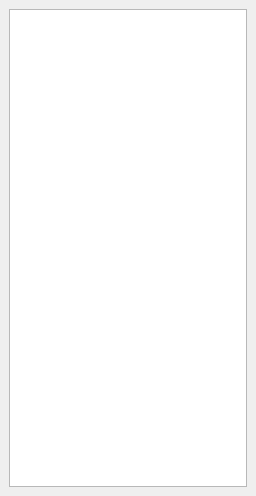
<?xml version="1.0" encoding="UTF-8"?>
<ui version="4.0">
 <class>PlaylistWidget</class>
 <widget class="QWidget" name="PlaylistWidget">
  <property name="geometry">
   <rect>
    <x>0</x>
    <y>0</y>
    <width>256</width>
    <height>496</height>
   </rect>
  </property>
  <property name="windowTitle">
   <string>PlaylistWidget</string>
  </property>
  <layout class="QVBoxLayout" name="verticalLayout">
   <property name="leftMargin">
    <number>0</number>
   </property>
   <property name="topMargin">
    <number>0</number>
   </property>
   <property name="rightMargin">
    <number>0</number>
   </property>
   <property name="bottomMargin">
    <number>0</number>
   </property>
   <item>
    <widget class="QStackedWidget" name="stackedWidget">
     <property name="currentIndex">
      <number>1</number>
     </property>
     <widget class="PlaylistEmptyStateWidget" name="page">
      <property name="acceptDrops">
       <bool>true</bool>
      </property>
      <layout class="QVBoxLayout" name="verticalLayout_2">
       <item>
        <spacer name="verticalSpacer">
         <property name="orientation">
          <enum>Qt::Orientation::Vertical</enum>
         </property>
         <property name="sizeHint" stdset="0">
          <size>
           <width>20</width>
           <height>40</height>
          </size>
         </property>
        </spacer>
       </item>
       <item>
        <widget class="QLabel" name="fileDropIconLabel">
         <property name="text">
          <string/>
         </property>
         <property name="pixmap">
          <pixmap resource="vura.qrc">:/icons/file-drop.png</pixmap>
         </property>
         <property name="alignment">
          <set>Qt::AlignmentFlag::AlignCenter</set>
         </property>
        </widget>
       </item>
       <item>
        <widget class="QLabel" name="fileDropTextLabel">
         <property name="text">
          <string>Drop a file here or select a media source from the menu bar.</string>
         </property>
         <property name="alignment">
          <set>Qt::AlignmentFlag::AlignCenter</set>
         </property>
         <property name="wordWrap">
          <bool>true</bool>
         </property>
        </widget>
       </item>
       <item>
        <spacer name="verticalSpacer_2">
         <property name="orientation">
          <enum>Qt::Orientation::Vertical</enum>
         </property>
         <property name="sizeHint" stdset="0">
          <size>
           <width>20</width>
           <height>40</height>
          </size>
         </property>
        </spacer>
       </item>
      </layout>
     </widget>
     <widget class="QWidget" name="page_2">
      <layout class="QVBoxLayout" name="verticalLayout_3">
       <item>
        <widget class="QListView" name="playlistView">
         <property name="contextMenuPolicy">
          <enum>Qt::ContextMenuPolicy::CustomContextMenu</enum>
         </property>
         <property name="acceptDrops">
          <bool>true</bool>
         </property>
        </widget>
       </item>
      </layout>
     </widget>
    </widget>
   </item>
  </layout>
 </widget>
 <customwidgets>
  <customwidget>
   <class>PlaylistEmptyStateWidget</class>
   <extends>QWidget</extends>
   <header location="global">PlaylistEmptyStateWidget.h</header>
   <container>1</container>
  </customwidget>
 </customwidgets>
 <resources>
  <include location="vura.qrc"/>
 </resources>
 <connections/>
</ui>
